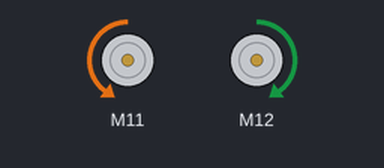
A sketch run on a simulated Arduino Uno, built with avr-gcc and run on an emulated ATmega328P. Shown: 2 × DC motor (green arrow = forward, orange = backward, longer = faster).

Above: at 0.6 s.
At 1.1 s:
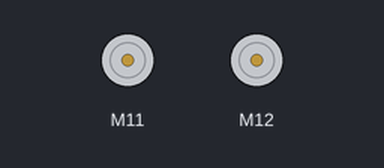
Timing chart, 0 to 2.6 s (numbered marks = the images above):
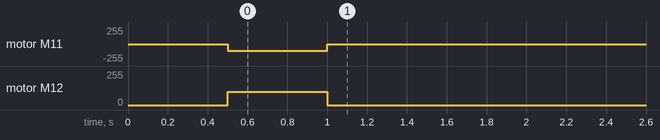

Measured:
- by itself, motor M11: stopped → backward 100/255 at 0.50 s, → stopped 0.50 s later
- by itself, motor M12: stopped → forward 100/255 at 0.50 s, → stopped 0.50 s later

The sketch:

Moteurs.ino
```cpp
/**
   Function List:
      1. uint8_t MeEncoderOnBoard::getPortB(void);
      2. uint8_t MeEncoderOnBoard::getIntNum(void);
      3. void MeEncoderOnBoard::pulsePosPlus(void);
      4. void MeEncoderOnBoard::pulsePosMinus(void);
      5. void MeEncoderOnBoard::setMotorPwm(int pwm);
      6. double MeEncoderOnBoard::getCurrentSpeed(void);
      7. void MeEncoderOnBoard::updateSpeed(void);
*/

#include <MeAuriga.h>
#include <Wire.h>
#include <SoftwareSerial.h>

MeEncoderOnBoard Encoder_1(SLOT1);
MeEncoderOnBoard Encoder_2(SLOT2);

// vitesse des 2 moteurs
int v1 = -100;
int v2 = 100;

void setup()
{
  //Set PWM 8KHz
  TCCR1A = _BV(WGM10);
  TCCR1B = _BV(CS11) | _BV(WGM12);

  TCCR2A = _BV(WGM21) | _BV(WGM20);
  TCCR2B = _BV(CS21);

  delay(500);
  Encoder_1.setMotorPwm(v1);
  Encoder_2.setMotorPwm(v2);
  delay(500);
  Encoder_1.setMotorPwm(0);
  Encoder_2.setMotorPwm(0);

}

void loop()
{

}
```
